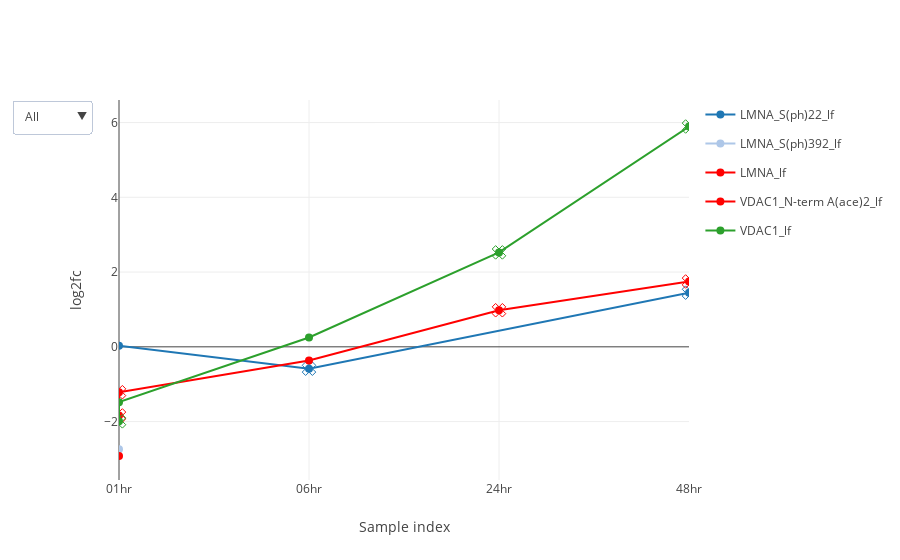

Notebook cell for this chart:
### Markdown cell above
#### Time series using plot'y or matplotlib

### Code cell
exp_data.label_free.plot_species(['LMNA', 'VDAC1'], plot_type='plotly')

### Figure 1 — Plotly figure (JSON) as saved in the notebook; plotly's stock layout.template omitted (floating-point values rounded to 4 significant figures)
{"data": [{"hoveron": "points", "legendgroup": "group_LMNA_S(ph)22_lf", "line": {"color": "rgba(0.12156862745098039,0.4666666666666667,0.7058823529411765,1.)"}, "marker": {"color": "rgba(0.12156862745098039,0.4666666666666667,0.7058823529411765,1.)", "size": 8, "symbol": "circle"}, "mode": "lines+markers", "name": "LMNA_S(ph)22_lf", "showlegend": true, "type": "scatter", "visible": true, "x": [0, 1, 3], "y": [0.02857, -0.585, 1.449]}, {"hoveron": "points", "legendgroup": "group_LMNA_S(ph)22_lf", "line": {"color": "rgba(0.12156862745098039,0.4666666666666667,0.7058823529411765,1.)"}, "marker": {"color": "rgba(0.12156862745098039,0.4666666666666667,0.7058823529411765,1.)", "size": 12, "symbol": "x-open-dot"}, "mode": "markers", "name": "LMNA_S(ph)22_lf", "showlegend": false, "type": "scatter", "visible": true, "x": [1, 3], "y": [-0.585, 1.449]}, {"hoveron": "points", "legendgroup": "group_LMNA_S(ph)392_lf", "line": {"color": "rgba(0.6823529411764706,0.7803921568627451,0.9098039215686274,1.)"}, "marker": {"color": "rgba(0.6823529411764706,0.7803921568627451,0.9098039215686274,1.)", "size": 8, "symbol": "circle"}, "mode": "lines+markers", "name": "LMNA_S(ph)392_lf", "showlegend": true, "type": "scatter", "visible": true, "x": [0], "y": [-2.74]}, {"hoveron": "points", "legendgroup": "group_LMNA_S(ph)392_lf", "line": {"color": "rgba(0.6823529411764706,0.7803921568627451,0.9098039215686274,1.)"}, "marker": {"color": "rgba(0.6823529411764706,0.7803921568627451,0.9098039215686274,1.)", "size": 12, "symbol": "x-open-dot"}, "mode": "markers", "name": "LMNA_S(ph)392_lf", "showlegend": false, "type": "scatter", "visible": true, "x": [], "y": []}, {"hoveron": "points", "legendgroup": "group_LMNA_lf", "line": {"color": "rgba(1.0,0.4980392156862745,0.054901960784313725,1.)"}, "marker": {"color": "rgba(1.0,0.4980392156862745,0.054901960784313725,1.)", "size": 8, "symbol": "circle"}, "mode": "lines+markers", "name": "LMNA_lf", "showlegend": true, "type": "scatter", "visible": true, "x": [0, 0, 1, 2, 3], "y": [-1.836, -1.214, -0.3674, 0.9782, 1.748]}, {"hoveron": "points", "legendgroup": "group_LMNA_lf", "line": {"color": "rgba(1.0,0.4980392156862745,0.054901960784313725,1.)"}, "marker": {"color": "rgba(1.0,0.4980392156862745,0.054901960784313725,1.)", "size": 12, "symbol": "x-open-dot"}, "mode": "markers", "name": "LMNA_lf", "showlegend": false, "type": "scatter", "visible": true, "x": [0, 0, 2, 3], "y": [-1.836, -1.214, 0.9782, 1.748]}, {"hoveron": "points", "legendgroup": "group_VDAC1_N-term A(ace)2_lf", "line": {"color": "rgba(1.0,0.7333333333333333,0.47058823529411764,1.)"}, "marker": {"color": "rgba(1.0,0.7333333333333333,0.47058823529411764,1.)", "size": 8, "symbol": "circle"}, "mode": "lines+markers", "name": "VDAC1_N-term A(ace)2_lf", "showlegend": true, "type": "scatter", "visible": true, "x": [0], "y": [-2.92]}, {"hoveron": "points", "legendgroup": "group_VDAC1_N-term A(ace)2_lf", "line": {"color": "rgba(1.0,0.7333333333333333,0.47058823529411764,1.)"}, "marker": {"color": "rgba(1.0,0.7333333333333333,0.47058823529411764,1.)", "size": 12, "symbol": "x-open-dot"}, "mode": "markers", "name": "VDAC1_N-term A(ace)2_lf", "showlegend": false, "type": "scatter", "visible": true, "x": [], "y": []}, {"hoveron": "points", "legendgroup": "group_VDAC1_lf", "line": {"color": "rgba(0.17254901960784313,0.6274509803921569,0.17254901960784313,1.)"}, "marker": {"color": "rgba(0.17254901960784313,0.6274509803921569,0.17254901960784313,1.)", "size": 8, "symbol": "circle"}, "mode": "lines+markers", "name": "VDAC1_lf", "showlegend": true, "type": "scatter", "visible": true, "x": [0, 0, 1, 2, 3], "y": [-1.993, -1.48, 0.251, 2.526, 5.894]}, {"hoveron": "points", "legendgroup": "group_VDAC1_lf", "line": {"color": "rgba(0.17254901960784313,0.6274509803921569,0.17254901960784313,1.)"}, "marker": {"color": "rgba(0.17254901960784313,0.6274509803921569,0.17254901960784313,1.)", "size": 12, "symbol": "x-open-dot"}, "mode": "markers", "name": "VDAC1_lf", "showlegend": false, "type": "scatter", "visible": true, "x": [0, 2, 3], "y": [-1.993, 2.526, 5.894]}], "layout": {"hovermode": "closest", "showlegend": true, "title": null, "updatemenus": [{"buttons": [{"args": ["visible", [true, true, true, true, true, true, true, true, true, true]], "label": "All", "method": "restyle"}, {"args": ["visible", [true, true, true, true, true, true, false, false, false, false]], "label": "LMNA", "method": "restyle"}, {"args": ["visible", [false, false, false, false, false, false, true, true, true, true]], "label": "VDAC1", "method": "restyle"}], "x": -0.05, "y": 1, "yanchor": "top"}], "xaxis": {"range": [0, 3], "showticklabels": true, "tickmode": "array", "ticktext": ["01hr", "06hr", "24hr", "48hr"], "tickvals": [0, 1, 2, 3], "title": "Sample index"}, "yaxis": {"title": "log2fc"}}}
